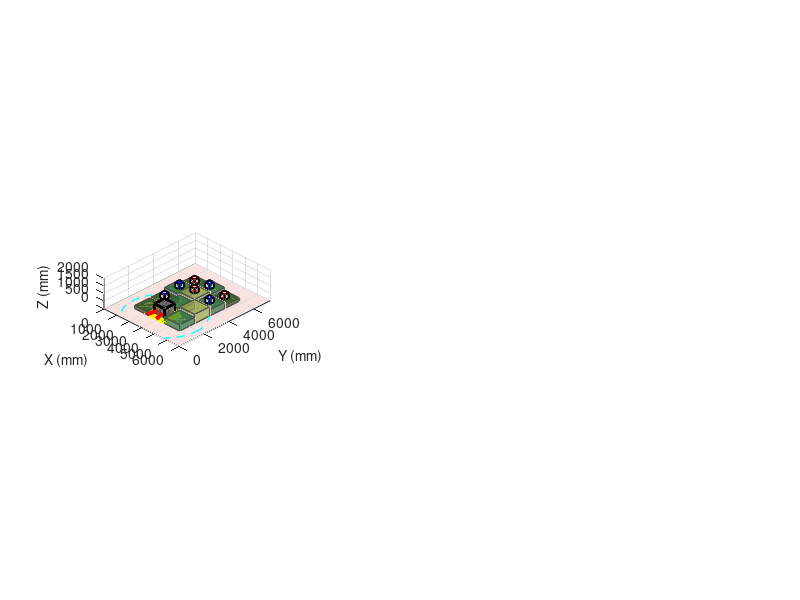

Source code (MATLAB): (Note: this script raises an error after producing the figure.)
function robocon_arena_sim_complete_vision
% =======================================================================
% ROBOCON 2026 – COMPLETE SIMULATION WITH VISION PIPELINE
% Features:
%   ✅ Oracle bone character textures on ALL 5 faces of KFS (200x200mm)
%   ✅ 4 R2 real, 3 R1, 1 fake, rest blank
%   ✅ R1 only on edges/corners of the forest
%   ✅ R2 real from dataset\real, R1 from dataset\R1, fake from dataset\fake
%   ✅ Simulated HSV + ML vision pipeline (no webcam needed)
%   ✅ Auto camera tilt to center KFS
%   ✅ Independent camera pan control
%   ✅ Robot can climb blocks with SPACE and traverse higher blocks
%   ✅ Real/Fake use same color (blue/red, random per KFS)
% =======================================================================
% Controls:
%   W/S : Move Forward/Backward
%   A/D : Strafe Left/Right
%   Q/E : Rotate robot Left/Right
%   SPACE: Climb to current block
%   C    : Descend to ground
%   Z/X  : Manual camera pitch -/+
%   I/K  : Camera pan (yaw) independent of robot
%   V    : Toggle auto-tilt (camera centers on nearest KFS)
%   R    : Reset robot
%   T    : Randomize KFS
%   P    : Toggle path recording
%   L    : Export trajectory
%   H    : Toggle help
%   ESC  : Quit
% =======================================================================

%% ======================= INITIALIZATION =====================
set(groot, 'ShowHiddenHandles', 'on');
delete(get(groot, 'Children'));
clc;

running            = true;
show_help          = false;
recording_path     = false;
auto_tilt_enabled  = false;

% --- PATHS TO ORACLE BONE IMAGES ---
DATASET_PATH = 'D:\Robotics Club\Robocon2026\Team-Vulcans-Robocon-2026\teams\team-2_vision\dataset';
R1_FOLDER    = fullfile(DATASET_PATH, 'R1');    % R1 scrolls
REAL_FOLDER  = fullfile(DATASET_PATH, 'real');  % R2 real
FAKE_FOLDER  = fullfile(DATASET_PATH, 'fake');  % R2 fake

% --- KFS COUNTS ---
total_r2_real = 4;
total_r1      = 3;
total_fake    = 1;

% --- CONSTANTS ---
COLOR_KFS_BASE_RED  = [1 0 0];
COLOR_KFS_BASE_BLUE = [0 0 1];

COLOR_PATHWAY = [236 162 151]/255;
COLOR_ROBOT   = [0.4 0.4 0.4];

KFS_SIZE    = 350;  % mm
ARENA_X     = 6000;
ARENA_Y     = 7300;
ARENA_Z     = 2000;
BLOCK_SIZE  = 1200;
FOREST_COLS = 3;
FOREST_ROWS = 4;

% Robot params
R2_W = 800; R2_L = 800;
R2_H_GROUND = 800;
INITIAL_BLOCK_ID = 2;
MOVE_SPEED = 150;
ROT_SPEED  = 5;

% Camera params
CAMERA_HEIGHT_OFFSET = R2_H_GROUND;
CAMERA_FOV_H   = 100;
CAMERA_FOV_V   = 65;
camera_pitch   = 15;
camera_yaw_offset = 0;
PITCH_STEP     = 5;
YAW_STEP       = 5;
CAMERA_RANGE   = 3000;

% Vision pipeline params
CONF_THRESHOLD     = 0.50;
DETECTION_RANGE    = 2500;
DETECTION_FOV      = 90;
MIN_DETECTION_TIME = 0.5;

% --- LOAD ORACLE BONE IMAGES ---
fprintf('[INFO] Loading oracle bone character images...\n');
[r1_images, ~]      = loadOracleBoneImages(R1_FOLDER, []);      % R1
[r2_real_images, ~] = loadOracleBoneImages(REAL_FOLDER, []);    % R2 real
[~, r2_fake_images] = loadOracleBoneImages([], FAKE_FOLDER);    % R2 fake

if isempty(r1_images)
    fprintf('[WARN] No R1 images found, using placeholder\n');
    r1_images = {ones(256,256,3)*0.2};
end
if isempty(r2_real_images)
    fprintf('[WARN] No R2 REAL images found, using placeholder\n');
    r2_real_images = {ones(256,256,3)*0.4};
end
if isempty(r2_fake_images)
    fprintf('[WARN] No R2 FAKE images found, using placeholder\n');
    r2_fake_images = {ones(256,256,3)*0.8};
end

% --- FOREST GENERATION ---
forest_width  = FOREST_COLS * BLOCK_SIZE;
forest_height = FOREST_ROWS * BLOCK_SIZE;
forest_x_min  = (ARENA_X - forest_width)/2;
forest_y_min  = (ARENA_Y - forest_height)/2;

h_map = [ ...
    200 200 400; ...
    200 400 600; ...
    400 600 400; ...
    200 400 200];

forest_blocks = struct('id',{},'row',{},'col',{},'x',{},'y',{},'h',{});
id_counter = 0;
for r = 1:FOREST_ROWS
    for c = 1:FOREST_COLS
        id_counter = id_counter + 1;
        cx = forest_x_min + (c-0.5)*BLOCK_SIZE;
        cy = forest_y_min + (r-0.5)*BLOCK_SIZE;
        forest_blocks(id_counter).id  = id_counter;
        forest_blocks(id_counter).row = r;
        forest_blocks(id_counter).col = c;
        forest_blocks(id_counter).x   = cx;
        forest_blocks(id_counter).y   = cy;
        forest_blocks(id_counter).h   = h_map(r,c);
    end
end

% --- KFS STATE ---
all_kfs_ids = [];
kfs_types   = [];
kfs_images  = {};
kfs_colors  = {};

% --- ROBOT STATE ---
current_block_id = INITIAL_BLOCK_ID;
curr_b    = forest_blocks(current_block_id);
robot_pos = [curr_b.x, curr_b.y, 0];
robot_yaw = 180;

% --- PATH & DETECTION ---
path_history       = [];
detection_log      = struct('time',{},'kfs_id',{},'type',{},'confidence',{},'pos',{});
mission_start_time = tic;

detected_kfs     = containers.Map('KeyType','double','ValueType','any');
detection_timers = containers.Map('KeyType','double','ValueType','uint64');

% --- STATISTICS ---
stats = struct(...
    'r2_found', 0, ...
    'r1_found', 0, ...
    'fake_found', 0, ...
    'total_distance', 0, ...
    'mission_time', 0);
last_pos = robot_pos;

randomizeKFS();

%% ======================= FIGURE SETUP ==============================
fig = figure('Name','ROBOCON 2026 - Vision Pipeline Simulation', ...
             'Position',[50 50 1800 900], ...
             'Color',[0.15 0.15 0.15], ...
             'KeyPressFcn',@keyHandler, ...
             'NumberTitle','off', ...
             'MenuBar','none', ...
             'ToolBar','figure');

ax_main = subplot(2,3,[1 4]);
ax_cam  = subplot(2,3,[2 3 5 6]);

fprintf('=== ROBOCON 2026 - Vision Pipeline Simulation ===\n');
fprintf('Oracle bone characters on ALL KFS faces (200x200mm center)\n');
fprintf('Press "V" to toggle auto-tilt, "H" for help\n');

%% ======================= MAIN LOOP =================================
while running && ishandle(fig)

    % Camera pose
    camera_pos = robot_pos + [0 0 CAMERA_HEIGHT_OFFSET];
    camera_yaw = robot_yaw + camera_yaw_offset;

    if auto_tilt_enabled
        camera_pitch = autoAdjustPitch(camera_pos, camera_yaw);
    end

    yaw_rad   = deg2rad(camera_yaw);
    pitch_rad = deg2rad(camera_pitch);

    R_yaw = [ cos(yaw_rad) -sin(yaw_rad) 0;
              sin(yaw_rad)  cos(yaw_rad) 0;
              0             0            1];
    R_pitch = [ 1  0              0;
                0  cos(pitch_rad) -sin(pitch_rad);
                0  sin(pitch_rad)  cos(pitch_rad)];
    R_cam = R_yaw * R_pitch;

    % ==================== VISION PIPELINE DETECTION ====================
    camera_forward = R_yaw * [0; -1; 0];

    for i = 1:numel(all_kfs_ids)
        kb     = forest_blocks(all_kfs_ids(i));
        kt     = kfs_types(i);
        kfs_id = all_kfs_ids(i);

        target_pt   = [kb.x, kb.y, kb.h + KFS_SIZE/2];
        dist_to_kfs = norm(camera_pos(1:2) - target_pt(1:2));

        if dist_to_kfs <= DETECTION_RANGE
            to_kfs      = target_pt(1:2)' - camera_pos(1:2)';
            to_kfs_norm = to_kfs / norm(to_kfs);
            angle       = acosd(dot(camera_forward(1:2), to_kfs_norm));

            if angle <= DETECTION_FOV/2
                is_visible = ~isOccluded(camera_pos, target_pt, forest_blocks, BLOCK_SIZE, kb.id);

                if is_visible
                    % HSV detection based on color (blue)
                    kc      = kfs_colors{i};
                    is_blue = all(abs(kc - COLOR_KFS_BASE_BLUE) < 1e-3);
                    hsv_detected = is_blue;

                    if hsv_detected
                        ml_confidence = 0.6 + 0.3 * (1 - dist_to_kfs/DETECTION_RANGE);
                        ml_confidence = max(0.5, min(0.95, ml_confidence));

                        is_real = (kt == "R2");
                        if is_real
                            simulated_score = CONF_THRESHOLD - 0.1; %#ok<NASGU>
                        else
                            simulated_score = CONF_THRESHOLD + 0.1; %#ok<NASGU>
                        end

                        if ~detection_timers.isKey(kfs_id)
                            detection_timers(kfs_id) = tic;
                        end

                        if toc(detection_timers(kfs_id)) >= MIN_DETECTION_TIME
                            if ~detected_kfs.isKey(kfs_id)
                                detected_kfs(kfs_id) = struct('type',kt,'confidence',ml_confidence);

                                log_entry = struct(...
                                    'time',       toc(mission_start_time), ...
                                    'kfs_id',     kfs_id, ...
                                    'type',       char(kt), ...
                                    'confidence', ml_confidence, ...
                                    'pos',        robot_pos);
                                detection_log(end+1) = log_entry;

                                if kt == "R2"
                                    stats.r2_found = stats.r2_found + 1;
                                elseif kt == "R1"
                                    stats.r1_found = stats.r1_found + 1;
                                else
                                    stats.fake_found = stats.fake_found + 1;
                                end

                                fprintf('[VISION] Detected %s at Block %d (Conf: %.2f, Dist: %.0fmm)\n', ...
                                        kt, kfs_id, ml_confidence, dist_to_kfs);
                            end
                        end
                    else
                        if detection_timers.isKey(kfs_id)
                            detection_timers.remove(kfs_id);
                        end
                    end
                else
                    if detection_timers.isKey(kfs_id)
                        detection_timers.remove(kfs_id);
                    end
                end
            else
                if detection_timers.isKey(kfs_id)
                    detection_timers.remove(kfs_id);
                end
            end
        else
            if detection_timers.isKey(kfs_id)
                detection_timers.remove(kfs_id);
            end
        end
    end

    % Stats update
    stats.total_distance = stats.total_distance + norm(robot_pos - last_pos);
    stats.mission_time   = toc(mission_start_time);
    last_pos = robot_pos;

    % ==================== OVERVIEW VIEW (LEFT) ====================
    set(fig, 'CurrentAxes', ax_main);
    cla(ax_main); hold on; grid on; axis equal;

    xlabel('X (mm)'); ylabel('Y (mm)'); zlabel('Z (mm)');
    view(45, 30);
    xlim([0 ARENA_X]); ylim([0 ARENA_Y]); zlim([0 ARENA_Z]);
    set(ax_main, 'Color', [0.05 0.05 0.1]);

    % Ground
    patch([0 ARENA_X ARENA_X 0],[0 0 ARENA_Y ARENA_Y],[0 0 0 0], ...
          COLOR_PATHWAY,'FaceAlpha',0.3,'EdgeColor','none');

    % Blocks
    for i = 1:numel(forest_blocks)
        b = forest_blocks(i);
        if b.h == 200,     bc = [41 82 16]/255;
        elseif b.h == 400, bc = [42 113 56]/255;
        else,              bc = [152 166 80]/255;
        end

        if b.id == current_block_id
            ec = 'y'; ew = 2;
        else
            ec = [0.3 0.3 0.3]; ew = 0.5;
        end

        drawBox(ax_main, b.x-BLOCK_SIZE/2, b.y-BLOCK_SIZE/2, 0, ...
                BLOCK_SIZE, BLOCK_SIZE, b.h, bc, 0.7, ec, ew);
    end

    % KFS cubes
    for i = 1:numel(all_kfs_ids)
        kb     = forest_blocks(all_kfs_ids(i));
        kfs_id = all_kfs_ids(i);

        kc = kfs_colors{i};

        if detected_kfs.isKey(kfs_id)
            edge_c = [0 1 0]; edge_w = 3;
        else
            edge_c = 'k'; edge_w = 1;
        end

        drawBox(ax_main, kb.x-KFS_SIZE/2, kb.y-KFS_SIZE/2, kb.h, ...
                KFS_SIZE, KFS_SIZE, KFS_SIZE, kc, 0.5, edge_c, edge_w);

        if i <= numel(kfs_images) && ~isempty(kfs_images{i})
            img = kfs_images{i};
            drawTexturedKFS(ax_main, kb, KFS_SIZE, img);
        end
    end

    % Robot
    drawBox(ax_main, robot_pos(1)-R2_W/2, robot_pos(2)-R2_L/2, robot_pos(3), ...
            R2_W, R2_L, R2_H_GROUND, COLOR_ROBOT, 0.8, 'k', 2);

    arrow_len = 500;
    arrow_end = robot_pos + [cos(deg2rad(robot_yaw-90))*arrow_len, ...
                             sin(deg2rad(robot_yaw-90))*arrow_len, 0];
    quiver3(robot_pos(1), robot_pos(2), robot_pos(3)+R2_H_GROUND/2, ...
            arrow_end(1)-robot_pos(1), arrow_end(2)-robot_pos(2), 0, ...
            'r','LineWidth',3,'MaxHeadSize',2);

    % Detection range circle
    theta = linspace(0, 2*pi, 50);
    det_x = robot_pos(1) + DETECTION_RANGE * cos(theta);
    det_y = robot_pos(2) + DETECTION_RANGE * sin(theta);
    plot3(det_x, det_y, ones(size(theta))*robot_pos(3), 'c--', 'LineWidth', 1);

    % Path
    if ~isempty(path_history)
        plot3(path_history(:,1), path_history(:,2), path_history(:,3), ...
              'g-', 'LineWidth', 2);
    end

    title(sprintf('Mission: %.1fs | Dist: %.1fm | Robot Yaw: %.0f° | Cam Offset: %.0f°', ...
          stats.mission_time, stats.total_distance/1000, robot_yaw, camera_yaw_offset), ...
          'Color', 'white');

    % ==================== CAMERA VIEW (RIGHT) ====================
    set(fig, 'CurrentAxes', ax_cam);
    cla(ax_cam); hold on; axis equal; axis off;
    view(3);

    camproj(ax_cam, 'perspective');

    cam_target = camera_pos + (R_cam * [0; -1000; 0])';
    cam_up     = (R_cam * [0; 0; 1])';

    campos(ax_cam,   camera_pos);
    camtarget(ax_cam, cam_target);
    camup(ax_cam,     cam_up);
    camva(ax_cam,     CAMERA_FOV_H);

    axis_range = CAMERA_RANGE * 1.2;
    xlim([camera_pos(1)-axis_range, camera_pos(1)+axis_range]);
    ylim([camera_pos(2)-axis_range, camera_pos(2)+axis_range]);
    zlim([0, ARENA_Z]);

    set(ax_cam, 'Color', [0.5 0.6 0.8]);

    % Ground
    patch([0 ARENA_X ARENA_X 0],[0 0 ARENA_Y ARENA_Y],[0 0 0 0], ...
          COLOR_PATHWAY,'FaceAlpha',0.5,'EdgeColor','none');

    % Blocks
    kfs_in_view = 0;
    for i = 1:numel(forest_blocks)
        b = forest_blocks(i);
        dist = norm(camera_pos(1:2) - [b.x, b.y]);
        if dist > CAMERA_RANGE * 1.5, continue; end

        if b.h == 200,     bc = [41 82 16]/255;
        elseif b.h == 400, bc = [42 113 56]/255;
        else,              bc = [152 166 80]/255;
        end

        drawBox(ax_cam, b.x-BLOCK_SIZE/2, b.y-BLOCK_SIZE/2, 0, ...
                BLOCK_SIZE, BLOCK_SIZE, b.h, bc, 0.8, [0.2 0.2 0.2], 0.5);
    end

    % KFS in camera view
    for i = 1:numel(all_kfs_ids)
        kb     = forest_blocks(all_kfs_ids(i));
        kfs_id = all_kfs_ids(i);
        kc     = kfs_colors{i};

        dist = norm(camera_pos(1:2) - [kb.x, kb.y]);
        if dist > CAMERA_RANGE * 1.5, continue; end

        target_pt  = [kb.x, kb.y, kb.h + KFS_SIZE/2];
        is_visible = ~isOccluded(camera_pos, target_pt, forest_blocks, BLOCK_SIZE, kb.id);

        if is_visible && dist <= DETECTION_RANGE
            to_kfs      = target_pt(1:2)' - camera_pos(1:2)';
            to_kfs_norm = to_kfs / norm(to_kfs);
            camera_forward_2d = (R_yaw * [0; -1; 0]);
            angle = acosd(dot(camera_forward_2d(1:2), to_kfs_norm));

            if angle <= DETECTION_FOV/2
                kfs_in_view = kfs_in_view + 1;
                edge_col   = [0 1 0];
                edge_width = 3;
            else
                edge_col   = [0.5 0.5 0.5];
                edge_width = 1;
            end
        else
            edge_col   = [0.3 0.3 0.3];
            edge_width = 0.5;
        end

        drawBox(ax_cam, kb.x-KFS_SIZE/2, kb.y-KFS_SIZE/2, kb.h, ...
                KFS_SIZE, KFS_SIZE, KFS_SIZE, kc, 0.4, edge_col, edge_width);

        if i <= numel(kfs_images) && ~isempty(kfs_images{i})
            img = kfs_images{i};
            drawTexturedKFS(ax_cam, kb, KFS_SIZE, img);
        end
    end

    % HUD
    text(0.02, 0.98, sprintf('R2: %d/%d | R1: %d/%d | FAKE: %d/%d | In View: %d', ...
         stats.r2_found, total_r2_real, ...
         stats.r1_found, total_r1, ...
         stats.fake_found, total_fake, ...
         kfs_in_view), ...
         'Units','normalized', 'Color',[0 1 0], 'FontSize',11, 'FontWeight','bold', ...
         'BackgroundColor',[0 0 0 0.7], 'VerticalAlignment','top');

    auto_tilt_str = '';
    if auto_tilt_enabled
        auto_tilt_str = ' [AUTO-TILT ON]';
    end
    text(0.02, 0.90, sprintf('Pitch: %.0f° | Yaw: %.0f°%s', ...
         camera_pitch, camera_yaw, auto_tilt_str), ...
         'Units','normalized', 'Color','white', 'FontSize',10, ...
         'BackgroundColor',[0 0 0 0.7], 'VerticalAlignment','top');

    if recording_path
        text(0.98, 0.98, '● REC', 'Units','normalized', 'Color','red', ...
             'FontSize',14, 'FontWeight','bold', 'HorizontalAlignment','right', ...
             'BackgroundColor',[0 0 0 0.7], 'VerticalAlignment','top');
    end

    text(0.5, 0.5, '+', 'Units','normalized', 'Color',[0 1 0], ...
         'FontSize',24, 'HorizontalAlignment','center', 'VerticalAlignment','middle');

    title('CAMERA FEED (Vision Pipeline Active)', 'Color', 'white', 'FontSize', 14);

    % Help
    if show_help
        axes(ax_main);
        help_text = sprintf([...
            ' CONTROLS:\n' ...
            ' W/S  : Fwd/Back\n' ...
            ' A/D  : Strafe\n' ...
            ' Q/E  : Rotate Bot\n' ...
            ' I/K  : Pan Camera\n' ...
            ' Z/X  : Pitch\n' ...
            ' V    : Auto-Tilt\n' ...
            ' SPC  : Climb\n' ...
            ' C    : Down\n' ...
            ' R    : Reset\n' ...
            ' T    : Randomize\n' ...
            ' P    : Record\n' ...
            ' L    : Export']);
        text(0.02, 0.98, help_text, 'Units','normalized', ...
             'VerticalAlignment','top', 'Color','yellow', ...
             'BackgroundColor',[0 0 0 0.8], 'FontName','FixedWidth', 'FontSize', 9);
    end

    drawnow;
end

%% ======================= NESTED FUNCTIONS ==========================

function [real_imgs, fake_imgs] = loadOracleBoneImages(real_path, fake_path)
    real_imgs = {};
    fake_imgs = {};

    if ~isempty(real_path) && exist(real_path, 'dir')
        files = dir(fullfile(real_path, '*.png'));
        files = [files; dir(fullfile(real_path, '*.jpg'))];
        for f = 1:numel(files)
            try
                img = imread(fullfile(real_path, files(f).name));
                if size(img,3)==1, img = repmat(img,[1 1 3]); end
                real_imgs{end+1} = img;
            catch
                fprintf('[WARN] Failed to load: %s\n', files(f).name);
            end
        end
    end

    if ~isempty(fake_path) && exist(fake_path, 'dir')
        files = dir(fullfile(fake_path, '*.png'));
        files = [files; dir(fullfile(fake_path, '*.jpg'))];
        for f = 1:numel(files)
            try
                img = imread(fullfile(fake_path, files(f).name));
                if size(img,3)==1, img = repmat(img,[1 1 3]); end
                fake_imgs{end+1} = img;
            catch
                fprintf('[WARN] Failed to load: %s\n', files(f).name);
            end
        end
    end

    fprintf('[OK] Loaded %d REAL, %d FAKE oracle bone images\n', ...
            numel(real_imgs), numel(fake_imgs));
end

function randomizeKFS()
    % R1 only on edges/corners
    edge_ids  = [];
    inner_ids = [];
    for k = 1:numel(forest_blocks)
        b = forest_blocks(k);
        if b.row == 1 || b.row == FOREST_ROWS || ...
           b.col == 1 || b.col == FOREST_COLS
            edge_ids(end+1) = b.id; %#ok<AGROW>
        else
            inner_ids(end+1) = b.id; %#ok<AGROW>
        end
    end

    if numel(edge_ids) < total_r1
        error('Not enough edge blocks for R1 placement.');
    end

    edge_ids_perm = edge_ids(randperm(numel(edge_ids)));
    r1_ids        = edge_ids_perm(1:total_r1);

    remaining_ids  = setdiff(1:numel(forest_blocks), r1_ids);
    remaining_perm = remaining_ids(randperm(numel(remaining_ids)));

    r2_real_ids = remaining_perm(1:total_r2_real);
    fake_ids    = remaining_perm(total_r2_real+1 : total_r2_real+total_fake);

    all_kfs_ids = [r1_ids, r2_real_ids, fake_ids];
    kfs_types   = [repmat("R1",1,total_r1), ...
                   repmat("R2",1,total_r2_real), ...
                   "FAKE"];

    kfs_images = cell(1, numel(all_kfs_ids));
    for k = 1:numel(all_kfs_ids)
        if kfs_types(k) == "R1"
            kfs_images{k} = r1_images{randi(numel(r1_images))};
        elseif kfs_types(k) == "R2"
            kfs_images{k} = r2_real_images{randi(numel(r2_real_images))};
        else
            kfs_images{k} = r2_fake_images{randi(numel(r2_fake_images))};
        end
    end

    kfs_colors = cell(1, numel(all_kfs_ids));
    for k = 1:numel(all_kfs_ids)
        if rand < 0.5
            kfs_colors{k} = COLOR_KFS_BASE_RED;
        else
            kfs_colors{k} = COLOR_KFS_BASE_BLUE;
        end
    end

    detected_kfs     = containers.Map('KeyType','double','ValueType','any');
    detection_timers = containers.Map('KeyType','double','ValueType','uint64');
    stats.r2_found   = 0;
    stats.r1_found   = 0;
    stats.fake_found = 0;
    detection_log    = struct('time',{},'kfs_id',{},'type',{},'confidence',{},'pos',{});

    fprintf('[RANDOMIZER] New layout | R2 real at: %s | R1 at: %s | Fake at: %s\n', ...
            mat2str(r2_real_ids), mat2str(r1_ids), mat2str(fake_ids));
end

function pitch = autoAdjustPitch(cam_pos, cam_yaw)
    persistent target_pitch;
    if isempty(target_pitch), target_pitch = 15; end

    cam_fwd = [cos(deg2rad(cam_yaw-90)), sin(deg2rad(cam_yaw-90)), 0];

    min_dist = inf;
    best_kfs = [];

    for i = 1:numel(all_kfs_ids)
        kb = forest_blocks(all_kfs_ids(i));
        kfs_center = [kb.x, kb.y, kb.h + KFS_SIZE/2];

        to_kfs = kfs_center - cam_pos;
        dist   = norm(to_kfs);

        if dist > DETECTION_RANGE, continue; end

        if dot(to_kfs(1:2), cam_fwd(1:2)) > 0
            if dist < min_dist
                min_dist = dist;
                best_kfs = kfs_center;
            end
        end
    end

    if ~isempty(best_kfs)
        delta_z         = best_kfs(3) - cam_pos(3);
        horizontal_dist = norm(best_kfs(1:2) - cam_pos(1:2));
        target_pitch    = atand(delta_z / horizontal_dist);
        target_pitch    = max(-45, min(45, target_pitch));
    end

    pitch = camera_pitch + (target_pitch - camera_pitch) * 0.1;
end

function drawTexturedKFS(ax, kb, KFS_SIZE, img)
    texSize = 200; % mm
    xi0 = kb.x - texSize/2;
    xi1 = kb.x + texSize/2;
    yi0 = kb.y - texSize/2;
    yi1 = kb.y + texSize/2;

    x0 = kb.x - KFS_SIZE/2;
    y0 = kb.y - KFS_SIZE/2;
    z0 = kb.h;
    x1 = x0 + KFS_SIZE;
    y1 = y0 + KFS_SIZE;
    z1 = z0 + KFS_SIZE;

    function drawFace(X,Y,Z)
        surf(ax, X, Y, Z, 'CData', img, 'FaceColor','texturemap', ...
             'EdgeColor','none','FaceAlpha',0.95);
    end

    % Top
    X = [xi0 xi1; xi0 xi1];
    Y = [yi0 yi0; yi1 yi1];
    Z = [z1  z1;  z1  z1];
    drawFace(X,Y,Z);

    % Front (+Y)
    X = [xi0 xi1; xi0 xi1];
    Y = [y1  y1;  y1  y1];
    Z = [z0  z0;  z1  z1];
    drawFace(X,Y,Z);

    % Back (-Y)
    X = [xi1 xi0; xi1 xi0];
    Y = [y0  y0;  y0  y0];
    Z = [z0  z0;  z1  z1];
    drawFace(X,Y,Z);

    % Left (-X)
    X = [x0  x0;  x0  x0];
    Y = [yi0 yi1; yi0 yi1];
    Z = [z0  z0;  z1  z1];
    drawFace(X,Y,Z);

    % Right (+X)
    X = [x1  x1;  x1  x1];
    Y = [yi1 yi0; yi1 yi0];
    Z = [z0  z0;  z1  z1];
    drawFace(X,Y,Z);
end

function keyHandler(~, event)
    switch event.Key
        case 'escape'
            running = false;

        case 'h'
            show_help = ~show_help;

        case 'v'
            auto_tilt_enabled = ~auto_tilt_enabled;
            fprintf('[AUTO-TILT] %s\n', string(auto_tilt_enabled));

        case 'p'
            recording_path = ~recording_path;
            fprintf('[PATH] Recording %s\n', string(recording_path));

        case 't'
            randomizeKFS();

        case 'l'
            exportTrajectory();

        case 'r'
            current_block_id = INITIAL_BLOCK_ID;
            nb = forest_blocks(INITIAL_BLOCK_ID);
            robot_pos = [nb.x, nb.y, 0];
            robot_yaw = 0;
            camera_yaw_offset = 0;
            camera_pitch = 15;
            path_history = [];
            stats.total_distance = 0;
            mission_start_time = tic;
            fprintf('[RESET] Robot reset\n');

        case 'w'
            [new_pos, valid] = moveRobot(robot_pos, robot_yaw, MOVE_SPEED, 0);
            if valid, robot_pos = new_pos; updatePathHistory(); end

        case 's'
            [new_pos, valid] = moveRobot(robot_pos, robot_yaw, -MOVE_SPEED, 0);
            if valid, robot_pos = new_pos; updatePathHistory(); end

        case 'a'
            [new_pos, valid] = moveRobot(robot_pos, robot_yaw, 0, MOVE_SPEED);
            if valid, robot_pos = new_pos; updatePathHistory(); end

        case 'd'
            [new_pos, valid] = moveRobot(robot_pos, robot_yaw, 0, -MOVE_SPEED);
            if valid, robot_pos = new_pos; updatePathHistory(); end

        case 'space'
            for k = 1:numel(forest_blocks)
                b = forest_blocks(k);
                if abs(robot_pos(1) - b.x) < BLOCK_SIZE/2 && ...
                   abs(robot_pos(2) - b.y) < BLOCK_SIZE/2
                    robot_pos(3) = b.h;
                    current_block_id = b.id;
                    fprintf('[CLIMB] Block %d (H=%d)\n', b.id, b.h);
                    break;
                end
            end

        case 'c'
            robot_pos(3) = 0;
            fprintf('[DESCEND] Ground level\n');

        case 'q'
            robot_yaw = robot_yaw + ROT_SPEED;

        case 'e'
            robot_yaw = robot_yaw - ROT_SPEED;

        case 'i'
            camera_yaw_offset = camera_yaw_offset + YAW_STEP;
            fprintf('[CAMERA] Pan: %.0f°\n', camera_yaw_offset);

        case 'k'
            camera_yaw_offset = camera_yaw_offset - YAW_STEP;
            fprintf('[CAMERA] Pan: %.0f°\n', camera_yaw_offset);

        case 'z'
            if ~auto_tilt_enabled
                camera_pitch = max(-45, camera_pitch - PITCH_STEP);
                fprintf('[CAMERA] Pitch: %.0f°\n', camera_pitch);
            end

        case 'x'
            if ~auto_tilt_enabled
                camera_pitch = min(45, camera_pitch + PITCH_STEP);
                fprintf('[CAMERA] Pitch: %.0f°\n', camera_pitch);
            end
    end
end

function [new_pos, valid] = moveRobot(pos, yaw, fwd, side)
    yaw_rad = deg2rad(yaw - 90);

    dx = fwd * cos(yaw_rad) - side * sin(yaw_rad);
    dy = fwd * sin(yaw_rad) + side * cos(yaw_rad);

    new_pos = pos + [dx, dy, 0];

    % Arena boundary check
    if new_pos(1) < R2_W/2 || new_pos(1) > ARENA_X - R2_W/2 || ...
       new_pos(2) < R2_L/2 || new_pos(2) > ARENA_Y - R2_L/2
        valid = false;
        fprintf('[COLLISION] Arena boundary\n');
        return;
    end

    % Forest rectangle (for elevated vs off-forest)
    forest_min_x = forest_x_min;
    forest_max_x = forest_x_min + FOREST_COLS * BLOCK_SIZE;
    forest_min_y = forest_y_min;
    forest_max_y = forest_y_min + FOREST_ROWS * BLOCK_SIZE;

    % Determine which block cell (if any) the new position is over
    on_block_id = 0;
    for k = 1:numel(forest_blocks)
        b = forest_blocks(k);
        if abs(new_pos(1) - b.x) < BLOCK_SIZE/2 && ...
           abs(new_pos(2) - b.y) < BLOCK_SIZE/2
            on_block_id = b.id;
            break;
        end
    end

    if pos(3) <= 10
        % ================= GROUND MOVEMENT =================
        % Allow free movement anywhere over forest area at z=0
        new_pos(3) = 0;
        valid = true;

        % Optional: forbid going outside forest rectangle on ground
        % (comment out if you want totally free ground movement)
        if new_pos(1) < forest_min_x || new_pos(1) > forest_max_x || ...
           new_pos(2) < forest_min_y || new_pos(2) > forest_max_y
            valid = false;
            fprintf('[COLLISION] Off forest area (ground)\n');
            return;
        end

        if on_block_id ~= 0
            current_block_id = on_block_id;
        end
        return;

    else
        % ================= ELEVATED MOVEMENT =================
        % Only forbid leaving the forest region entirely
        if new_pos(1) < forest_min_x || new_pos(1) > forest_max_x || ...
           new_pos(2) < forest_min_y || new_pos(2) > forest_max_y
            valid = false;
            fprintf('[COLLISION] Off blocks (elevated, outside forest)\n');
            return;
        end

        % Stay at current height by default
        new_pos(3) = pos(3);
        valid = true;

        % If over a block cell, snap to that block's height
        if on_block_id ~= 0
            b = forest_blocks(on_block_id);
            new_pos(3)      = b.h;
            current_block_id = b.id;
        end

        return;
    end
end


function updatePathHistory()
    if recording_path
        path_history(end+1, :) = robot_pos;
    end
end

function exportTrajectory()
    timestamp = datestr(now, 'yyyymmdd_HHMMSS');

    if ~isempty(path_history)
        csv_file = sprintf('trajectory_%s.csv', timestamp);
        csvwrite(csv_file, path_history);
        fprintf('[EXPORT] Path: %s\n', csv_file);
    end

    mat_file = sprintf('mission_data_%s.mat', timestamp);
    save(mat_file, 'path_history', 'detection_log', 'stats', ...
         'all_kfs_ids', 'kfs_types', 'kfs_colors');
    fprintf('[EXPORT] Data: %s\n', mat_file);

    fprintf('\n=== MISSION SUMMARY ===\n');
    fprintf('Duration: %.1fs\n', stats.mission_time);
    fprintf('Distance: %.2fm\n', stats.total_distance/1000);
    fprintf('R2: %d/%d | R1: %d/%d | Fake: %d/%d\n', ...
            stats.r2_found, total_r2_real, ...
            stats.r1_found, total_r1, ...
            stats.fake_found, total_fake);
    fprintf('Detections: %d\n', numel(detection_log));
    fprintf('======================\n\n');
end

end % main function

%% ======================= LOCAL HELPER FUNCTIONS =======================
function drawBox(ax, x, y, z, w, l, h, col, alph, edge_c, edge_w)
    V = [x y z; x+w y z; x+w y+l z; x y+l z;
         x y z+h; x+w y z+h; x+w y+l z+h; x y+l z+h];
    F = [1 2 6 5; 2 3 7 6; 3 4 8 7; 4 1 5 8; 1 2 3 4; 5 6 7 8];
    patch(ax, 'Vertices',V,'Faces',F,'FaceColor',col,'FaceAlpha',alph, ...
          'EdgeColor',edge_c,'LineWidth',edge_w);
end

function occ = isOccluded(p1, p2, blocks, b_size, target_id)
    occ = false;
    for k = 1:numel(blocks)
        if blocks(k).id == target_id, continue; end
        b = blocks(k);
        min_b = [b.x - b_size/2, b.y - b_size/2, 0];
        max_b = [b.x + b_size/2, b.y + b_size/2, b.h + 50];
        if rayBoxIntersect(p1, p2, min_b, max_b)
            occ = true; return;
        end
    end
end

function hit = rayBoxIntersect(p1, p2, min_b, max_b)
    dir = p2 - p1;
    tmin = 0; tmax = 1;
    for i = 1:3
        if abs(dir(i)) < 1e-6
            if p1(i) < min_b(i) || p1(i) > max_b(i)
                hit = false; return;
            end
        else
            invD = 1.0 / dir(i);
            t1 = (min_b(i) - p1(i)) * invD;
            t2 = (max_b(i) - p1(i)) * invD;
            if t1 > t2, tmp=t1; t1=t2; t2=tmp; end
            tmin = max(tmin, t1);
            tmax = min(tmax, t2);
            if tmin > tmax, hit = false; return; end
        end
    end
    hit = true;
end
